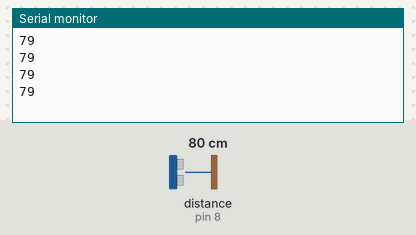
Simulated run of this sketch. Board: Arduino Uno, built with avr-gcc and run on an emulated ATmega328P. Shown: the last lines printed to the serial monitor. Wiring (inferred from the names in the program): ultrasonic range finder: trigger pin 7; echo pin 8. The test bench sets the inputs (shaded band); at power-on: distance to the obstacle (sensor on pin 8) 80 cm. The echo pulse lasts 58.3 µs per cm.

Above: at 1.2 s.
1.3 s: distance to the obstacle (sensor on pin 8) set to 2 cm
At 1.73 s:
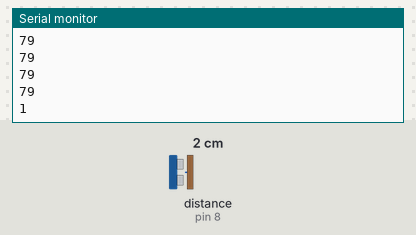
2.8 s: distance to the obstacle (sensor on pin 8) set to 4 cm
At 2.94 s:
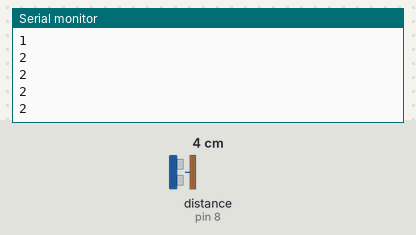
Timing chart, 0 to 5.8 s (numbered marks = the images above; inputs shaded):
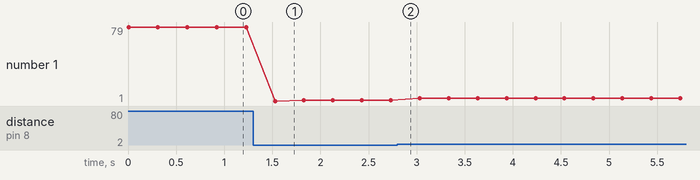

The sketch:

04-ultrasonic.ino
```cpp
int trigPin = 7;
int echoPin = 8;

int duration, distance;


void setup() {
  Serial.begin (9600);

  pinMode(echoPin, INPUT);
  pinMode(trigPin, OUTPUT);
}


void loop() {

  measure(trigPin, echoPin);
  delay(300);
}

void measure(int trig, int echo) {

  digitalWrite (trig, HIGH);
  delayMicroseconds(100);
  digitalWrite (trig, LOW);
  delayMicroseconds(100);

  // Measure amount of time that the pulse stays high for the pin
  duration = pulseIn(echo, HIGH);

  // We divide by two because the distance is for a return trip
  // Sound takes 29.154 microseconds to travel 1 centimeter,
  // (ultrasonic waves travel as fast as the speed of sound)
  // For reference, 2.54 cm = 1 in
  distance = (duration / 2) / 29.1;

  Serial.println(distance);
}
```

Measured:
- after the input at 1.3 s, the serial monitor: prints a new line after 0.23 s (image 1)
- plotted number 1: 79 → 2 after the input at 1.3 s, 2 → 4 after the input at 2.8 s
